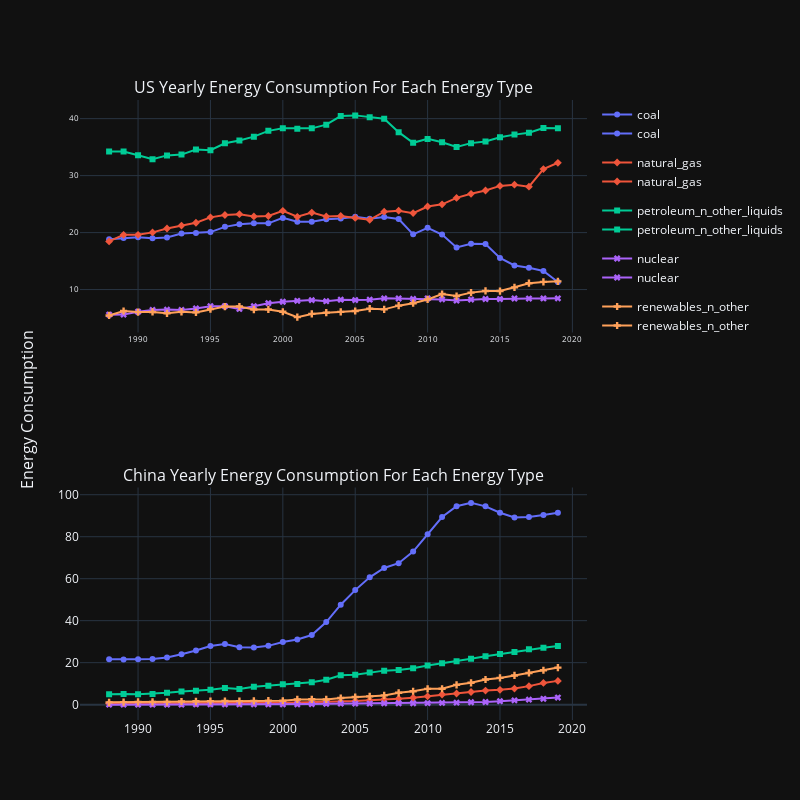

Notebook source saved alongside this figure:
### Code cell
from plotly.subplots import make_subplots
fig= go.Figure()

figures = [
            px.line(us_etype_all, x= us_etype_all['Year'], y=us_etype_all['Energy_consumption'], symbol= us_etype_all['Energy_type'], color= us_etype_all['Energy_type']),
            px.line(china_etype_all, x= china_etype_all['Year'], y=china_etype_all['Energy_consumption'], symbol= china_etype_all['Energy_type'], color= china_etype_all['Energy_type'])
        ]

fig = make_subplots(rows=len(figures), cols=1, y_title="Energy Consumption", shared_xaxes=True, shared_yaxes= True, subplot_titles=("US Yearly Energy Consumption For Each Energy Type","China Yearly Energy Consumption For Each Energy Type")) 

for i, figure in enumerate(figures):
    for trace in range(len(figure["data"])):
        fig.append_trace(figure["data"][trace], row=i+1, col=1)

        fig.update_layout(
            {
                'title': { 
                'x' : 0.5,
                'y': 0.95,
                'font': {'size': 20}
                },
                'xaxis' : {
                'tickfont': {'size' : 8},
                'showticklabels': True
                },
                'yaxis': {
                'tickfont': {'size' : 8}
                },
                'height' : 800,
                'width' : 800,
                'template' : 'plotly_dark'
            }
        )


fig.show()

### Figure 1 — Plotly figure (JSON) as saved in the notebook; plotly's stock layout.template omitted (floating-point values rounded to 4 significant figures)
{"data": [{"hovertemplate": "Energy_type=coal<br>Year=%{x}<br>Energy_consumption=%{y}<extra></extra>", "legendgroup": "coal", "line": {"color": "#636efa", "dash": "solid"}, "marker": {"symbol": "circle"}, "mode": "markers+lines", "name": "coal", "orientation": "v", "showlegend": true, "type": "scatter", "x": [1988, 1989, 1990, 1991, 1992, 1993, 1994, 1995, 1996, 1997, 1998, 1999, 2000, 2001, 2002, 2003, 2004, 2005, 2006, 2007, 2008, 2009, 2010, 2011, 2012, 2013, 2014, 2015, 2016, 2017, 2018, 2019], "xaxis": "x", "y": [18.85, 19.07, 19.17, 18.99, 19.12, 19.84, 19.91, 20.09, 21.0, 21.45, 21.66, 21.62, 22.58, 21.91, 21.9, 22.32, 22.47, 22.8, 22.45, 22.75, 22.39, 19.69, 20.83, 19.66, 17.38, 18.04, 18.0, 15.55, 14.23, 13.84, 13.25, 11.32], "yaxis": "y"}, {"hovertemplate": "Energy_type=natural_gas<br>Year=%{x}<br>Energy_consumption=%{y}<extra></extra>", "legendgroup": "natural_gas", "line": {"color": "#EF553B", "dash": "solid"}, "marker": {"symbol": "diamond"}, "mode": "markers+lines", "name": "natural_gas", "orientation": "v", "showlegend": true, "type": "scatter", "x": [1988, 1989, 1990, 1991, 1992, 1993, 1994, 1995, 1996, 1997, 1998, 1999, 2000, 2001, 2002, 2003, 2004, 2005, 2006, 2007, 2008, 2009, 2010, 2011, 2012, 2013, 2014, 2015, 2016, 2017, 2018, 2019], "xaxis": "x", "y": [18.45, 19.6, 19.6, 20.03, 20.71, 21.23, 21.73, 22.67, 23.08, 23.22, 22.83, 22.91, 23.82, 22.77, 23.51, 22.83, 22.92, 22.57, 22.24, 23.66, 23.84, 23.42, 24.57, 24.95, 26.09, 26.81, 27.38, 28.19, 28.4, 28.06, 31.15, 32.25], "yaxis": "y"}, {"hovertemplate": "Energy_type=petroleum_n_other_liquids<br>Year=%{x}<br>Energy_consumption=%{y}<extra></extra>", "legendgroup": "petroleum_n_other_liquids", "line": {"color": "#00cc96", "dash": "solid"}, "marker": {"symbol": "square"}, "mode": "markers+lines", "name": "petroleum_n_other_liquids", "orientation": "v", "showlegend": true, "type": "scatter", "x": [1988, 1989, 1990, 1991, 1992, 1993, 1994, 1995, 1996, 1997, 1998, 1999, 2000, 2001, 2002, 2003, 2004, 2005, 2006, 2007, 2008, 2009, 2010, 2011, 2012, 2013, 2014, 2015, 2016, 2017, 2018, 2019], "xaxis": "x", "y": [34.24, 34.24, 33.56, 32.86, 33.55, 33.69, 34.56, 34.46, 35.67, 36.17, 36.84, 37.85, 38.29, 38.23, 38.3, 38.95, 40.44, 40.57, 40.23, 40.0, 37.63, 35.76, 36.44, 35.85, 35.04, 35.7, 35.98, 36.74, 37.19, 37.52, 38.35, 38.33], "yaxis": "y"}, {"hovertemplate": "Energy_type=nuclear<br>Year=%{x}<br>Energy_consumption=%{y}<extra></extra>", "legendgroup": "nuclear", "line": {"color": "#ab63fa", "dash": "solid"}, "marker": {"symbol": "x"}, "mode": "markers+lines", "name": "nuclear", "orientation": "v", "showlegend": true, "type": "scatter", "x": [1988, 1989, 1990, 1991, 1992, 1993, 1994, 1995, 1996, 1997, 1998, 1999, 2000, 2001, 2002, 2003, 2004, 2005, 2006, 2007, 2008, 2009, 2010, 2011, 2012, 2013, 2014, 2015, 2016, 2017, 2018, 2019], "xaxis": "x", "y": [5.587, 5.602, 6.104, 6.422, 6.479, 6.41, 6.694, 7.075, 7.087, 6.597, 7.068, 7.61, 7.862, 8.029, 8.145, 7.96, 8.223, 8.161, 8.215, 8.459, 8.426, 8.355, 8.434, 8.269, 8.062, 8.244, 8.338, 8.337, 8.427, 8.419, 8.438, 8.452], "yaxis": "y"}, {"hovertemplate": "Energy_type=renewables_n_other<br>Year=%{x}<br>Energy_consumption=%{y}<extra></extra>", "legendgroup": "renewables_n_other", "line": {"color": "#FFA15A", "dash": "solid"}, "marker": {"symbol": "cross"}, "mode": "markers+lines", "name": "renewables_n_other", "orientation": "v", "showlegend": true, "type": "scatter", "x": [1988, 1989, 1990, 1991, 1992, 1993, 1994, 1995, 1996, 1997, 1998, 1999, 2000, 2001, 2002, 2003, 2004, 2005, 2006, 2007, 2008, 2009, 2010, 2011, 2012, 2013, 2014, 2015, 2016, 2017, 2018, 2019], "xaxis": "x", "y": [5.457, 6.235, 6.04, 6.068, 5.821, 6.082, 5.987, 6.559, 7.012, 7.014, 6.491, 6.514, 6.104, 5.16, 5.726, 5.944, 6.075, 6.234, 6.637, 6.523, 7.175, 7.608, 8.267, 9.212, 8.856, 9.459, 9.752, 9.737, 10.39, 11.12, 11.34, 11.44], "yaxis": "y"}, {"hovertemplate": "Energy_type=coal<br>Year=%{x}<br>Energy_consumption=%{y}<extra></extra>", "legendgroup": "coal", "line": {"color": "#636efa", "dash": "solid"}, "marker": {"symbol": "circle"}, "mode": "markers+lines", "name": "coal", "orientation": "v", "showlegend": true, "type": "scatter", "x": [1988, 1989, 1990, 1991, 1992, 1993, 1994, 1995, 1996, 1997, 1998, 1999, 2000, 2001, 2002, 2003, 2004, 2005, 2006, 2007, 2008, 2009, 2010, 2011, 2012, 2013, 2014, 2015, 2016, 2017, 2018, 2019], "xaxis": "x2", "y": [21.6, 21.46, 21.62, 21.75, 22.49, 23.99, 25.79, 27.97, 28.86, 27.29, 27.22, 28.0, 29.87, 31.02, 33.14, 39.32, 47.6, 54.56, 60.64, 65.12, 67.38, 72.93, 81.12, 89.38, 94.5, 96.12, 94.46, 91.43, 89.12, 89.37, 90.37, 91.36], "yaxis": "y2"}, {"hovertemplate": "Energy_type=natural_gas<br>Year=%{x}<br>Energy_consumption=%{y}<extra></extra>", "legendgroup": "natural_gas", "line": {"color": "#EF553B", "dash": "solid"}, "marker": {"symbol": "diamond"}, "mode": "markers+lines", "name": "natural_gas", "orientation": "v", "showlegend": true, "type": "scatter", "x": [1988, 1989, 1990, 1991, 1992, 1993, 1994, 1995, 1996, 1997, 1998, 1999, 2000, 2001, 2002, 2003, 2004, 2005, 2006, 2007, 2008, 2009, 2010, 2011, 2012, 2013, 2014, 2015, 2016, 2017, 2018, 2019], "xaxis": "x2", "y": [0.579, 0.5813, 0.569, 0.5885, 0.5948, 0.6226, 0.656, 0.6757, 0.7507, 0.8103, 0.8421, 0.9091, 0.943, 1.018, 1.109, 1.195, 1.411, 1.729, 2.083, 2.602, 2.848, 3.266, 3.938, 4.832, 5.302, 6.019, 6.685, 7.041, 7.642, 8.805, 10.34, 11.31], "yaxis": "y2"}, {"hovertemplate": "Energy_type=petroleum_n_other_liquids<br>Year=%{x}<br>Energy_consumption=%{y}<extra></extra>", "legendgroup": "petroleum_n_other_liquids", "line": {"color": "#00cc96", "dash": "solid"}, "marker": {"symbol": "square"}, "mode": "markers+lines", "name": "petroleum_n_other_liquids", "orientation": "v", "showlegend": true, "type": "scatter", "x": [1988, 1989, 1990, 1991, 1992, 1993, 1994, 1995, 1996, 1997, 1998, 1999, 2000, 2001, 2002, 2003, 2004, 2005, 2006, 2007, 2008, 2009, 2010, 2011, 2012, 2013, 2014, 2015, 2016, 2017, 2018, 2019], "xaxis": "x2", "y": [4.902, 5.099, 4.911, 5.108, 5.655, 6.257, 6.634, 7.046, 7.883, 7.499, 8.464, 8.978, 9.652, 9.883, 10.67, 11.85, 14.0, 14.28, 15.33, 16.19, 16.46, 17.35, 18.69, 19.69, 20.71, 21.85, 23.08, 24.09, 25.1, 26.36, 27.14, 27.91], "yaxis": "y2"}, {"hovertemplate": "Energy_type=nuclear<br>Year=%{x}<br>Energy_consumption=%{y}<extra></extra>", "legendgroup": "nuclear", "line": {"color": "#ab63fa", "dash": "solid"}, "marker": {"symbol": "x"}, "mode": "markers+lines", "name": "nuclear", "orientation": "v", "showlegend": true, "type": "scatter", "x": [1988, 1989, 1990, 1991, 1992, 1993, 1994, 1995, 1996, 1997, 1998, 1999, 2000, 2001, 2002, 2003, 2004, 2005, 2006, 2007, 2008, 2009, 2010, 2011, 2012, 2013, 2014, 2015, 2016, 2017, 2018, 2019], "xaxis": "x2", "y": [0, 0, 0, 0, 0.005169, 0.02521, 0.1371, 0.1251, 0.1376, 0.1147, 0.136, 0.1424, 0.1607, 0.1677, 0.2543, 0.4208, 0.4841, 0.5082, 0.5229, 0.5984, 0.6592, 0.6631, 0.7158, 0.8339, 0.9356, 1.122, 1.257, 1.642, 2.02, 2.379, 2.787, 3.382], "yaxis": "y2"}, {"hovertemplate": "Energy_type=renewables_n_other<br>Year=%{x}<br>Energy_consumption=%{y}<extra></extra>", "legendgroup": "renewables_n_other", "line": {"color": "#FFA15A", "dash": "solid"}, "marker": {"symbol": "cross"}, "mode": "markers+lines", "name": "renewables_n_other", "orientation": "v", "showlegend": true, "type": "scatter", "x": [1988, 1989, 1990, 1991, 1992, 1993, 1994, 1995, 1996, 1997, 1998, 1999, 2000, 2001, 2002, 2003, 2004, 2005, 2006, 2007, 2008, 2009, 2010, 2011, 2012, 2013, 2014, 2015, 2016, 2017, 2018, 2019], "xaxis": "x2", "y": [1.093, 1.184, 1.274, 1.273, 1.327, 1.483, 1.594, 1.683, 1.698, 1.687, 1.761, 1.888, 1.842, 2.473, 2.544, 2.462, 3.123, 3.615, 3.934, 4.387, 5.633, 6.369, 7.512, 7.572, 9.431, 10.4, 11.98, 12.72, 13.9, 15.1, 16.38, 17.64], "yaxis": "y2"}], "layout": {"annotations": [{"font": {"size": 16}, "showarrow": false, "text": "US Yearly Energy Consumption For Each Energy Type", "x": 0.5, "xanchor": "center", "xref": "paper", "y": 1, "yanchor": "bottom", "yref": "paper"}, {"font": {"size": 16}, "showarrow": false, "text": "China Yearly Energy Consumption For Each Energy Type", "x": 0.5, "xanchor": "center", "xref": "paper", "y": 0.375, "yanchor": "bottom", "yref": "paper"}, {"font": {"size": 16}, "showarrow": false, "text": "Energy Consumption", "textangle": -90, "x": 0, "xanchor": "right", "xref": "paper", "xshift": -40, "y": 0.5, "yanchor": "middle", "yref": "paper"}], "height": 800, "title": {"font": {"size": 20}, "x": 0.5, "y": 0.95}, "width": 800, "xaxis": {"anchor": "y", "domain": [0, 1], "matches": "x2", "showticklabels": true, "tickfont": {"size": 8}}, "xaxis2": {"anchor": "y2", "domain": [0, 1]}, "yaxis": {"anchor": "x", "domain": [0.625, 1], "tickfont": {"size": 8}}, "yaxis2": {"anchor": "x2", "domain": [0, 0.375]}}}
